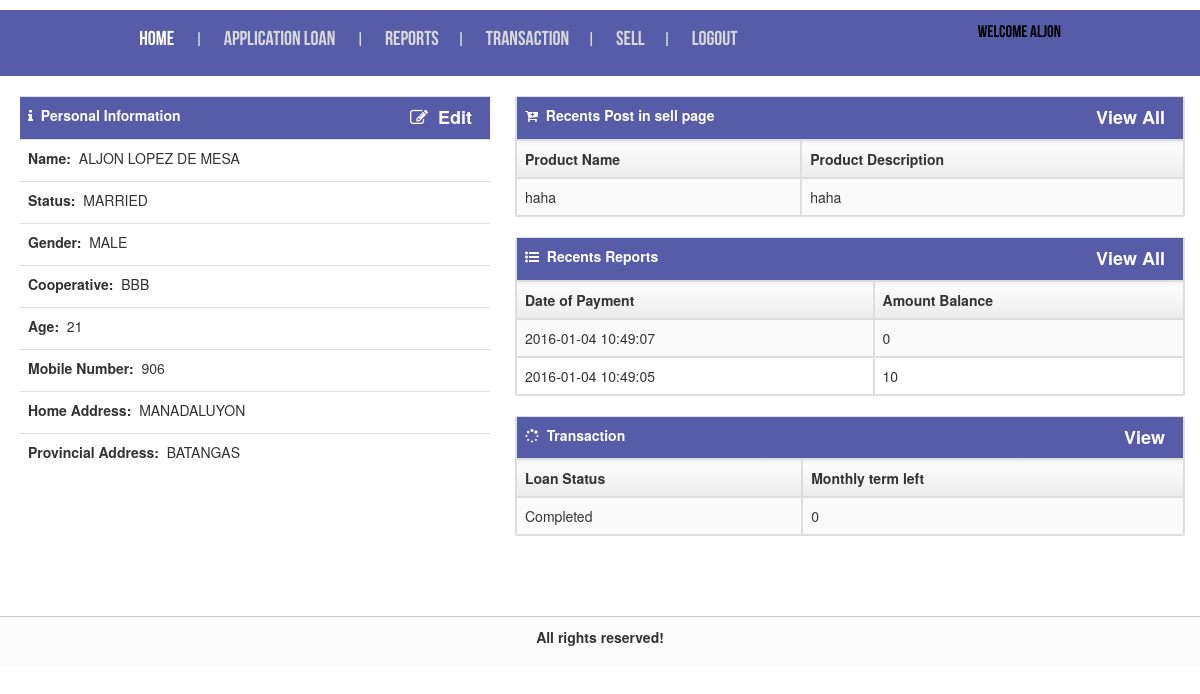
The page /testapp/index.php?con=user (signed in) on the database its author committed.
### tables this page shows
CREATE TABLE IF NOT EXISTS `tbl_member` (
  `mem_id` int(11) NOT NULL AUTO_INCREMENT,
  `mem_cooperative` varchar(255) NOT NULL,
  `mem_lname` varchar(255) NOT NULL,
  `mem_fname` varchar(255) NOT NULL,
  `mem_mname` varchar(255) NOT NULL,
  `mem_gender` varchar(20) NOT NULL,
  `mem_homeaddress` varchar(255) NOT NULL,
  `mem_provaddress` varchar(255) NOT NULL,
  `mem_number` int(11) NOT NULL,
  `mem_email` varchar(50) NOT NULL,
  `mem_age` int(11) NOT NULL,
  `mem_status` varchar(50) NOT NULL,
  `mem_dateofbirth` datetime NOT NULL,
  `username` varchar(255) NOT NULL,
  `password` varchar(255) NOT NULL,
  `mem_privilage` varchar(50) NOT NULL,
  `mem_datecreated` date NOT NULL,
  `mem_imagename` varchar(255) NOT NULL,
  `mem_image` longblob NOT NULL,
  PRIMARY KEY (`mem_id`)
);

CREATE TABLE IF NOT EXISTS `tbl_productsell` (
  `trans_no` int(11) NOT NULL AUTO_INCREMENT,
  `prod_name` varchar(255) NOT NULL,
  `prod_description` varchar(255) NOT NULL,
  `prod_price` int(11) NOT NULL,
  `user_name` varchar(255) NOT NULL,
  `user_number` int(11) NOT NULL,
  `date` datetime NOT NULL,
  `prod_pname` varchar(255) NOT NULL,
  `mem_id` int(11) NOT NULL,
  `validation` varchar(255) NOT NULL,
  PRIMARY KEY (`trans_no`)
);

CREATE TABLE IF NOT EXISTS `tbl_reports` (
  `rep_no` int(11) NOT NULL AUTO_INCREMENT,
  `mem_id` int(11) NOT NULL,
  `rep_dateofpayment` datetime NOT NULL,
  `rep_amountbalance` int(11) NOT NULL,
  `rep_term` int(11) NOT NULL,
  `rep_amoutmonthly` int(11) NOT NULL,
  `rep_amounofpay` int(11) NOT NULL,
  `rep_fname` varchar(50) NOT NULL,
  `rep_lname` varchar(50) NOT NULL,
  `rep_mname` varchar(50) NOT NULL,
  PRIMARY KEY (`rep_no`)
);

CREATE TABLE IF NOT EXISTS `tbl_trans` (
  `trans_status` varchar(255) NOT NULL,
  `trans_termleft` int(11) NOT NULL,
  `trans_balance` int(11) NOT NULL,
  `trans_name` varchar(255) NOT NULL,
  `mem_id` int(11) NOT NULL,
  PRIMARY KEY (`mem_id`)
);

### testapp/include/inc_user.php (the view, shortened to what this page needs)
<?php
require "config/db_config.php";
extract($_POST);
$userid = isset($_SESSION['mem_id'])?$_SESSION['mem_id']:'';
$sql = mysqli_query($link, "SELECT * FROM tbl_member WHERE mem_id=$userid");
while($row=mysqli_fetch_array($sql)){
?>
	<br/>
	<div class="container-fluid" >
		<div class="row">
			<div class="col-md-5" >
				<table class="table table-responsive">
					<th style="background:#575ca9; color:white;"><i class="fa fa-info"></i>&nbsp;&nbsp;Personal Information<a href="?con=useredit" style="font-size:18px; color:white; padding-right:10px; float:right "><i class="fa fa-pencil-square-o"></i>&nbsp;&nbsp;Edit</a></th>
						<tr>
							<td><label>Name:</label>&nbsp;&nbsp;<label style="text-transform:uppercase; font-weight: normal;"><?php $lname = $row['mem_lname']; $fname = $row['mem_fname']; $mname = $row['mem_mname']; echo "$fname $lname $mname"; ?></label></td>
						</tr>
						<tr>
							<td><label>Status:</label>&nbsp;&nbsp;<label style="text-transform:uppercase; font-weight: normal;"><?php $stat = $row['mem_status']; echo "$stat"; ?></label></td>
						</tr>
						<tr>
							<td><label>Gender:</label>&nbsp;&nbsp;<label style="text-transform:uppercase; font-weight: normal;"><?php $gender = $row['mem_gender']; echo "$gender"; ?></label></td>
						</tr>
						<tr>
							<td><label>Cooperative:</label>&nbsp;&nbsp;<label style="text-transform:uppercase; font-weight: normal;"><?php $coop = $row['mem_cooperative']; echo "$coop"; ?></label></td>
						</tr>
						<tr>
							<td><label>Age:</label>&nbsp;&nbsp;<label style="font-weight: normal;"><?php $age = $row['mem_age']; echo "$age"; ?></label></td>
						</tr>
						<tr>
							<td><label>Mobile Number:</label>&nbsp;&nbsp;<label style="text-transform:uppercase; font-weight: normal;"><?php $number = $row['mem_number']; echo "$number"; ?></label></td>
						</tr>
						<tr>
							<td><label>Home Address:</label>&nbsp;&nbsp;<label style="text-transform:uppercase; font-weight: normal;"><?php $home = $row['mem_homeaddress']; echo "$home"; ?></label></td>
						</tr>
						<tr>
							<td><label>Provincial Address:</label>&nbsp;&nbsp;<label style="text-transform:uppercase; font-weight: normal;"><?php $prov = $row['mem_provaddress']; echo "$prov"; ?></label></td>
						</tr>
					</table>
			</div>
<?php
}
?>
			<div class="col-md-7">
				<?php
					require "config/db_config.php";
					$qry = mysqli_query($link, "select prod_name, prod_description from tbl_productsell where mem_id=$userid order by date desc limit 1");
					echo'<table style="max-width:100%;" cellpadding="0" cellspacing="0" class="table table-responsive table-striped table-bordered no-margin">';
							echo'<th colspan="2" style="background:#575ca9; color:white; height:10%;"><i class="fa fa-cart-plus"></i>&nbsp;&nbsp;Recents Post in sell page<a href="?con=sellpost" style="font-size:18px; color:white; margin-right:10px; float:right ">View All</a></th>';
							echo "<tr>";
								echo "<th border='0'>Product Name</th>";
								echo "<th>Product Description</th>";
							echo'</tr>';
							while($row=mysqli_fetch_array($qry)){
								echo "<tr>
										<td>" . $row['prod_name']   . "</td>
										<td>" . $row['prod_description'] . "</td>
								</tr>";
							}
						echo '</table>';
				?>
				<br/>
				<?php
				$qry = mysqli_query($link, "select rep_dateofpayment, rep_amountbalance from tbl_reports where mem_id=$userid order by rep_dateofpayment desc limit 2");
				echo'<table style="max-width:100%;"cellpadding="0" cellspacing="0" class="table table-responsive table-striped table-bordered no-margin">';
						echo'<th colspan="2" style="background:#575ca9; color:white; height:10%;"><i class="fa fa-list-ul"></i>&nbsp;&nbsp;Recents Reports<a href="?con=userreport" style="font-size:18px; color:white; margin-right:10px; float:right ">View All</a></th>';
						echo "<tr>";
							echo "<th> Date of Payment</th>";
							echo "<th> Amount Balance</th>";
						echo'</tr>';
						while($row=mysqli_fetch_array($qry)){
							echo "<tr>
								<td>" . $row['rep_dateofpayment']   . "</td>
								<td>" . $row['rep_amountbalance'] . "</td>
							</tr>";
						}
					echo '</table>';
				?>
				<br/>
				<?php
				$qry = mysqli_query($link, "select trans_status, trans_termleft from tbl_trans where mem_id=$userid limit 1");
				echo'<table style="max-width:100%;"cellpadding="0" cellspacing="0" class="table table-responsive table-striped table-bordered no-margin">';
						echo'<th colspan="2" style="background:#575ca9; color:white; height:10%;"><i class="fa fa-spinner"></i>&nbsp;&nbsp;Transaction<a href="?con=usertrans" style="font-size:18px; color:white; margin-right:10px; float:right ">View</a></th>';
						echo "<tr>";
							echo "<th> Loan Status</th>";
							echo "<th> Monthly term left</th>";
						echo'</tr>';
						while($row=mysqli_fetch_array($qry)){
							echo "<tr>
									<td>" . $row['trans_status']   . "</td>
									<td>" . $row['trans_termleft'] . "</td>
							</tr>";
						}
					echo '</table>';
				?>
			</div>
		</div>
	</div>

### testapp/include/inc_menu.php (shortened to what this page needs)
<?php
	if($_SESSION['mem_privilage']=="member"){
?>
<div class="header_btm">
	<div class="wrap">
		<div class="header_sub">
			<div class="h_menu">
				<ul>
					<?php
					require "config/db_config.php";
					$sql = mysqli_query($link, "SELECT * FROM tbl_member WHERE mem_id=$userid");
					$row=mysqli_fetch_array($sql);
					$qry = mysqli_query($link,"select * from tbl_loan");
					?>
					<?php
					if(mysqli_num_rows($qry)!=0){
					?>
                        <li class="<?=isset($active1)?$active1:''?>"><a href="?con=user" >Home</a></li> |
                        <li class="<?=isset($active3)?$active3:''?>"><a href="?con=userpay" >Payment of Loan</a> </li>|
                        <li class="<?=isset($active4)?$active4:''?>"><a href="?con=userreport" >Reports</a> </li>|
                        <li class="<?=isset($active7)?$active7:''?>"><a href="?con=usertrans" >Transaction</a> </li>|
                        <li class="<?=isset($active5)?$active5:''?>"><a href="?con=usersell" >Sell</a> </li>|
                        <li><a href="process/pro_logout.php">Logout</a></li>
                        <span style="float:right; color:#000; margin-top:10px;text-decoration:none; font-weight:normal;">Welcome&nbsp;<?php echo $row['mem_fname'];  ?></span>
					<?php
					}else{
					?>
					<li class="<?=isset($active1)?$active1:''?>"><a href="?con=user" >Home</a></li> |
					<li class="<?=isset($active2)?$active2:''?>"><a href="?con=userloan" >Application Loan</a></li> |
					<li class="<?=isset($active4)?$active4:''?>"><a href="?con=userreport" >Reports</a> </li>|
					<li class="<?=isset($active7)?$active7:''?>"><a href="?con=usertrans" >Transaction</a> </li>|
					<li class="<?=isset($active5)?$active5:''?>"><a href="?con=usersell" >Sell</a> </li>|
					<li><a href="process/pro_logout.php">Logout</a></li>
					<span style="float:right; color:#000; margin-top:10px;text-decoration:none; font-weight:normal;">Welcome&nbsp;<?php echo $row['mem_fname'];  ?></span>
				   <?php
					}
					?>
				</ul>
			</div>
		</div>
	</div>
</div>
<?php
	}
?>

### testapp/scripts/css/style.css (style rules this page uses)
ol,ul { list-style:none;margin:0;padding:0; }
.wrap { margin: 0 auto; width: 80%; }
.header_btm { background: #575ca9; }
.header_sub { margin-top:1%; padding: 0 2%; }
.h_menu { font-family: 'bebas_neueregular'; float:left; color:#D8D8D8; font-size: 1.2em; width:100%; }
.h_menu ul li { display: inline-block; }
.h_menu ul li:first-child a { padding-left: 0px; }
.h_menu ul li a { display: block; padding: 14px 18px; font-size: 1.2em; text-transform: uppercase; color: #D8D8D8; -webkit-transition: all 0.3s ease-in-out; -moz-transition: all 0.3s ease-in-out; -o-transition: all 0.3s ease-in-out; transition: all 0.3s ease-in-out; }
.h_menu ul li.active a { color:#fff; }
table { max-width: 95%; background-color: transparent; border-collapse: collapse; border-spacing: 1; }
.table { width: 150%; margin-left:5px; margin-bottom: 10px; }
.table th, .table td { padding: 8px; line-height: 20px; text-align: left; vertical-align: top; border-top: 1px solid #e0e0e0; }
.table th { font-weight: bold; padding: 10px 8px; background-color: #f8f8f8; background-image: -webkit-gradient(linear, 0 0, 0 100%, from(#f2f2f2), color-stop(15%, #fcfcfc), to(#ececec)); background-image: -webkit-linear-gradient(#f2f2f2, #fcfcfc 15%, #ececec); background-image: -moz-linear-gradient(top, #f2f2f2, #fcfcfc 15%, #ececec); background-image: -o-linear-gradient(#f2f2f2, #fcfcfc 15%, #ececec); background-image: linear-gradient(#f2f2f2, #fcfcfc 15%, #ececec); background-repeat: no-repeat; }
.no-margin { margin: 0 !important; }
.table-bordered { border: 1px solid #e0e0e0; border-collapse: separate; *border-collapse: collapse; border-left: 0; -webkit-border-radius: 2px; -moz-border-radius: 2px; border-radius: 2px; }
.table-bordered th, .table-bordered td { border-left: 1px solid #e0e0e0; }
.table-bordered tbody:first-child tr:first-child th, .table-bordered tbody:first-child tr:first-child td { border-top: 0; }
.table-bordered thead:last-child tr:last-child > th:first-child, .table-bordered tbody:last-child tr:last-child > td:first-child, .table-bordered tfoot:last-child tr:last-child > td:first-child { -webkit-border-radius: 0 0 0 2px; -moz-border-radius: 0 0 0 2px; border-radius: 0 0 0 2px; }
.table-bordered thead:last-child tr:last-child > th:last-child, .table-bordered tbody:last-child tr:last-child > td:last-child { -webkit-border-radius: 0 0 2px 0; -moz-border-radius: 0 0 2px 0; border-radius: 0 0 2px 0; }
.table-striped tbody > tr:nth-child(odd) > td { background-color: #fafafa; }
.wrap { width:100%; }

### css/style.css (style rules this page uses)
html,body,div,span,applet,object,iframe,h1,h2,h3,h4,h5,h6,p,blockquote,pre,a,abbr,acronym,address,big,cite,code,del,dfn,em,img,ins,kbd,q,s,samp,small,strike,strong,sub,sup,tt,var,b,u,i,dl,dt,dd,ol,nav ul,nav li,fieldset,form,label,legend,table,caption,tbody,tfoot,thead,tr,th,td,article,aside,canvas,details,embed,figure,figcaption,footer,header,hgroup,menu,nav,output,ruby,section,summary,time,mark,audio,video { margin:0;padding:0;border:0;font-size:100%;font:inherit;vertical-align:baseline; }
ol,ul { list-style:none;margin:0;padding:0; }
table { border-collapse:collapse;border-spacing:0; }
a { text-decoration:none; }
body { font-family: Arial, Helvetica, sans-serif; background: #FFF; }
.wrap { width:80%; margin: 0 auto; }

### rows shown on the page
tbl_member: mem_fname "aljon", mem_fname "ALJON", mem_lname "LOPEZ", mem_mname "DE MESA", mem_status "MARRIED", mem_gender "MALE", mem_cooperative "BBB", mem_age "21", mem_number "906", mem_homeaddress "MANADALUYON", mem_provaddress "BATANGAS"
tbl_productsell: prod_name "haha", prod_description "haha"
tbl_reports: rep_dateofpayment "2016-01-04 10:49:07", rep_amountbalance "0"
tbl_reports: rep_dateofpayment "2016-01-04 10:49:05", rep_amountbalance "10"
tbl_trans: trans_status "Completed", trans_termleft "0"
